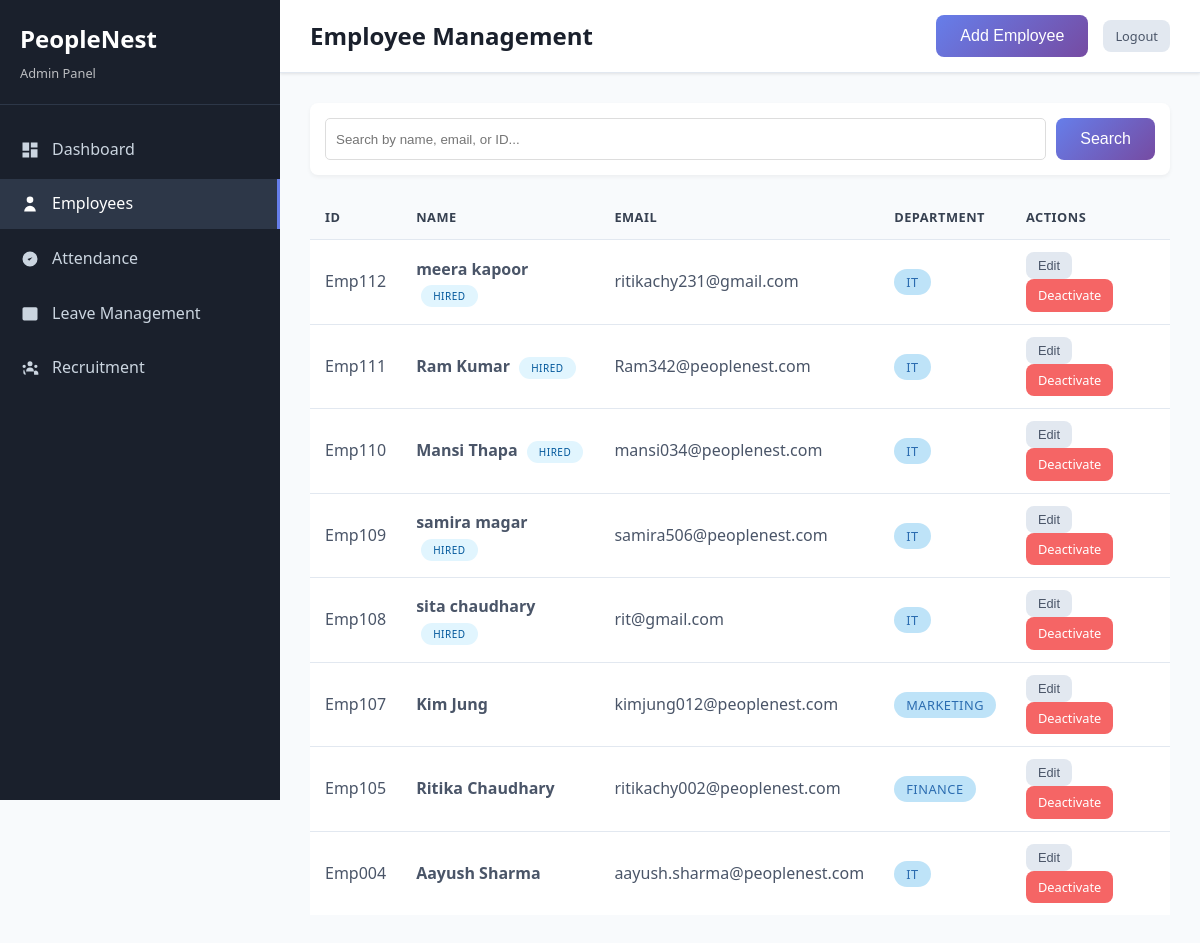
The page /employee-management.php (signed in) on the database its author committed.
### tables this page shows
CREATE TABLE `candidate_employee` (
  `id` int(11) NOT NULL,
  `candidate_id` int(11) NOT NULL,
  `employee_id` int(11) NOT NULL,
  `hired_at` timestamp NOT NULL DEFAULT current_timestamp()
);

CREATE TABLE `employees` (
  `id` int(11) NOT NULL,
  `user_id` int(11) DEFAULT NULL,
  `employee_id` varchar(20) NOT NULL,
  `first_name` varchar(50) NOT NULL,
  `last_name` varchar(50) NOT NULL,
  `leave_balance` int(11) DEFAULT 20,
  `email` varchar(100) NOT NULL,
  `phone` varchar(15) DEFAULT NULL,
  `department` varchar(50) NOT NULL,
  `designation` varchar(50) NOT NULL,
  `hire_date` date NOT NULL,
  `salary` decimal(10,2) DEFAULT NULL,
  `status` enum('active','inactive') DEFAULT 'active',
  `created_at` timestamp NOT NULL DEFAULT current_timestamp(),
  `updated_at` timestamp NOT NULL DEFAULT current_timestamp() ON UPDATE current_timestamp(),
  `sick_balance` int(11) DEFAULT 10,
  `casual_balance` int(11) DEFAULT 7,
  `annual_balance` int(11) DEFAULT 15,
  `maternity_balance` int(11) DEFAULT 90,
  `emergency_balance` int(11) DEFAULT 3
);

### employee-management.php (the view, shortened to what this page needs)
<?php
$database = new Database();
$conn = $database->getConnection();
$searchTerm = isset($_GET['search']) ? trim($_GET['search']) : '';
$query = "SELECT e.*, ce.candidate_id
          FROM employees e
          LEFT JOIN candidate_employee ce ON e.id = ce.employee_id
          WHERE e.status = 'active'";
if (!empty($searchTerm)) {
    $query .= " AND (e.first_name LIKE ? OR e.last_name LIKE ? OR e.email LIKE ? OR e.employee_id LIKE ?)";
    $query .= " ORDER BY e.created_at DESC";
    $stmt = $conn->prepare($query);
    $wildcard = "%$searchTerm%";
    $stmt->execute([$wildcard, $wildcard, $wildcard, $wildcard]);
} else {
    $query .= " ORDER BY e.created_at DESC";
    $stmt = $conn->prepare($query);
    $stmt->execute();
}
$employees = $stmt->fetchAll(PDO::FETCH_ASSOC);
?>
<!DOCTYPE html>
<html lang="en">
<head>
    <link rel="stylesheet" href="assets/css/style.css">
</head>
<body>
    <div class="dashboard-layout">
        <?php include 'includes/admin-sidebar.php'; ?>
        <div class="main-content">
            <div class="top-bar">
                <h1 class="page-title">Employee Management</h1>
                <div class="user-menu">
                    <button class="btn btn-primary" onclick="openModal('addEmployeeModal')">Add Employee</button>
                    <a href="logout.php" class="btn btn-secondary btn-sm">Logout</a>
                </div>
            </div>
            <div class="content-area">
                <div class="search-container" style="margin-bottom: 20px; background: #fff; padding: 15px; border-radius: 8px; box-shadow: 0 2px 4px rgba(0,0,0,0.05);">
                    <form method="GET" action="employee-management.php" style="display: flex; gap: 10px;">
                        <input type="text" name="search" placeholder="Search by name, email, or ID..."
                               value="<?php echo htmlspecialchars($searchTerm); ?>"
                               style="flex: 1; padding: 10px; border: 1px solid #ddd; border-radius: 5px;">
                        <button type="submit" class="btn btn-primary">Search</button>
                    </form>
                </div>
                <div class="table-container">
                    <table class="table">
                        <thead>
                            <tr>
                                <th>ID</th>
                                <th>Name</th>
                                <th>Email</th>
                                <th>Department</th>
                                <th>Actions</th>
                            </tr>
                        </thead>
                        <tbody>
                            <?php foreach ($employees as $employee): ?>
                            <tr>
                                <td><?php echo htmlspecialchars($employee['employee_id']); ?></td>
                                <td>
                                    <strong><?php echo htmlspecialchars($employee['first_name'] . ' ' . $employee['last_name']); ?></strong>
                                    <?php if (!empty($employee['candidate_id'])): ?>
                                        <span class="badge" style="background: #e1f5fe; color: #01579b; font-size: 10px; margin-left: 5px;">HIRED</span>
                                    <?php endif; ?>
                                </td>
                                <td><?php echo htmlspecialchars($employee['email']); ?></td>
                                <td><span class="badge badge-info"><?php echo htmlspecialchars($employee['department']); ?></span></td>
                                <td>
                                    <button class="btn btn-secondary btn-sm" onclick='editEmployee(<?php echo json_encode($employee); ?>)'>Edit</button>
                                    <a href="?delete=<?php echo $employee['id']; ?>" class="btn btn-danger btn-sm" onclick="return confirm('Are you sure you want to deactivate this employee?')">Deactivate</a>
                                </td>
                            </tr>
                            <?php endforeach; ?>
                        </tbody>
                    </table>
                </div>
            </div>
        </div>
    </div>
</body>
</html>

### assets/css/style.css (style rules this page uses)
* { margin: 0; padding: 0; box-sizing: border-box; }
body { font-family: "Segoe UI", Tahoma, Geneva, Verdana, sans-serif; line-height: 1.6; color: #333; background-color: #f8fafc; }
.btn { padding: 12px 24px; border: none; border-radius: 8px; font-size: 16px; font-weight: 500; cursor: pointer; transition: all 0.3s ease; text-decoration: none; display: inline-block; text-align: center; }
.btn-primary { background: linear-gradient(135deg, #667eea 0%, #764ba2 100%); color: white; }
.dashboard-layout { display: flex; min-height: 100vh; }
.main-content { flex: 1; margin-left: 280px; background-color: #f8fafc; }
.top-bar { background: white; padding: 15px 30px; border-bottom: 1px solid #e2e8f0; display: flex; justify-content: space-between; align-items: center; box-shadow: 0 1px 3px rgba(0, 0, 0, 0.1); }
.page-title { font-size: 1.5rem; font-weight: 600; color: #1a202c; }
.user-menu { display: flex; align-items: center; gap: 15px; }
.content-area { padding: 30px; }
.table-container { overflow-x: auto; }
.table { width: 100%; border-collapse: collapse; background: white; }
.table th, .table td { padding: 12px 15px; text-align: left; border-bottom: 1px solid #e2e8f0; }
.table th { background-color: #f8fafc; font-weight: 600; color: #374151; text-transform: uppercase; font-size: 0.8rem; letter-spacing: 0.5px; }
.table td { vertical-align: middle; color: #4a5568; }
.table tr:last-child td { border-bottom: none; }
.badge { padding: 4px 12px; border-radius: 20px; font-size: 0.8rem; font-weight: 500; text-transform: uppercase; letter-spacing: 0.5px; }
.badge-info { background-color: #bee3f8; color: #2b6cb0; }
.btn-secondary { background-color: #e2e8f0; color: #4a5568; }
.btn-danger { background-color: #f56565; color: white; }
.btn-sm { padding: 6px 12px; font-size: 0.8rem; }

### rows shown on the page
candidate_employee: employee.employee_id "Emp112", employee.last_name "meera kapoor", shows "HIRED", employee.email "ritikachy231@gmail.com", employee.department "IT"
candidate_employee: employee.employee_id "Emp111", employee.last_name "Ram Kumar", shows "HIRED", employee.email "Ram342@peoplenest.com", employee.department "IT"
candidate_employee: employee.employee_id "Emp110", employee.last_name "Mansi Thapa", shows "HIRED", employee.email "mansi034@peoplenest.com", employee.department "IT"
candidate_employee: employee.employee_id "Emp109", employee.last_name "samira magar", shows "HIRED", employee.email "samira506@peoplenest.com", employee.department "IT"
candidate_employee: employee.employee_id "Emp108", employee.last_name "sita chaudhary", shows "HIRED", employee.email "rit@gmail.com", employee.department "IT"
employees: employee "Emp107", first_name+last_name "Kim Jung", email "kimjung012@peoplenest.com", department "MARKETING"
employees: employee "Emp105", first_name+last_name "Ritika Chaudhary", email "ritikachy002@peoplenest.com", department "FINANCE"
employees: employee "Emp004", first_name+last_name "Aayush Sharma", email "aayush.sharma@peoplenest.com", department "IT"
